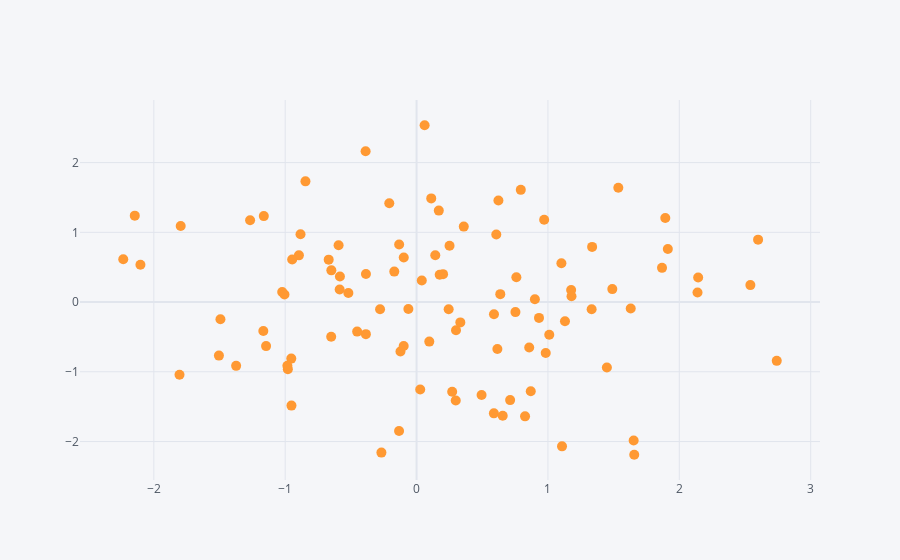

Notebook code for this chart:
### Markdown cell above
## Using Cufflinks and iplot()

* scatter
* bar
* box
* spread
* ratio
* heatmap
* surface
* histogram
* bubble

### Code cell
#Scatter
df.iplot(kind='scatter',x='A',y='B',mode='markers',size=10)
